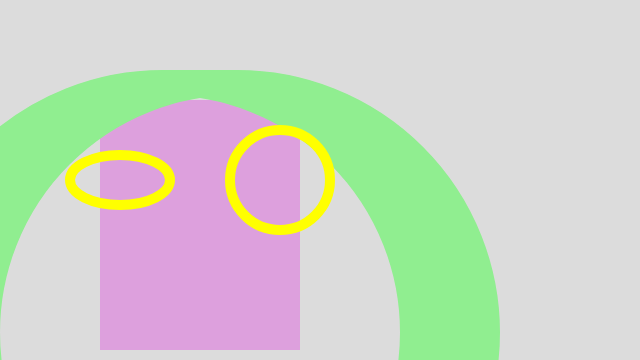
Frame 1 (no input)
Frame 60 (no input): identical to frame 1, image omitted
Frame 120 (the mouse pressed at the canvas centre since frame 60): identical to frame 1, image omitted

The p5.js sketch that drew this single still picture (run headless with seeded random() and noise() and a simulated clock; from frame 60 on, the mouse is pressed at the canvas centre):

// p5.js sketch
// ── sketch.js
/*
    Self Portrait
    v 1
    by Owen
    mmp 210 example week 2
*/

function setup() {
    createCanvas(640, 360);
}

function draw() {
    background(220);
    
    // head
    fill('plum');
    noStroke();
    rect(100, 100, 200, 250);
    
    // hair
    noFill();
    stroke("lightgreen");
    strokeWeight(500);
    rect(150, 320, 100, 25, 100);
    
    // eyes
    noFill();
    stroke('yellow');
    strokeWeight(10);
    ellipse(280, 180, 100);
    ellipse(120, 180, 100, 50);
   
}
// ── style.css
body {
  font-family: Helvetica;
  margin: 0;
  padding: 0;
  background-color: pink;
  color: green;
}

#container {
  padding: 50px 0;
  width: 500px;
  margin: 0 auto;
}

.link {
  list-style: none;
  color: red;
  font-size: 2em;
}

.link a {
  color: orange;
}

a {
  color: red;
  transition: color 500ms
}

a:hover {
  color: white;
}
